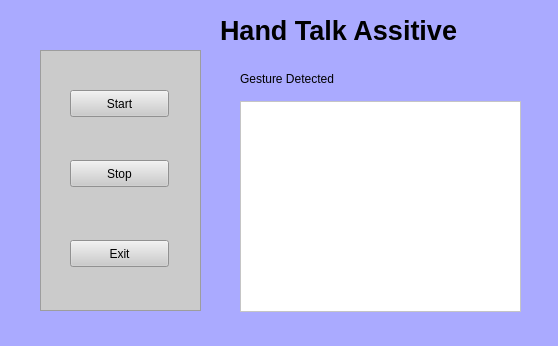
<?xml version="1.0" encoding="UTF-8"?>
<ui version="4.0">
 <class>MainWindow</class>
 <widget class="QMainWindow" name="MainWindow">
  <property name="geometry">
   <rect>
    <x>0</x>
    <y>0</y>
    <width>558</width>
    <height>346</height>
   </rect>
  </property>
  <property name="windowTitle">
   <string>MainWindow</string>
  </property>
  <property name="styleSheet">
   <string notr="true">background-color: rgb(170, 170, 255);</string>
  </property>
  <widget class="QWidget" name="centralwidget">
   <widget class="QLabel" name="label">
    <property name="geometry">
     <rect>
      <x>220</x>
      <y>10</y>
      <width>251</width>
      <height>41</height>
     </rect>
    </property>
    <property name="font">
     <font>
      <pointsize>20</pointsize>
      <weight>75</weight>
      <bold>true</bold>
     </font>
    </property>
    <property name="text">
     <string>Hand Talk Assitive</string>
    </property>
   </widget>
   <widget class="QFrame" name="frame">
    <property name="geometry">
     <rect>
      <x>40</x>
      <y>50</y>
      <width>161</width>
      <height>261</height>
     </rect>
    </property>
    <property name="styleSheet">
     <string notr="true">background-color: rgb(203, 203, 203);</string>
    </property>
    <property name="frameShape">
     <enum>QFrame::StyledPanel</enum>
    </property>
    <property name="frameShadow">
     <enum>QFrame::Raised</enum>
    </property>
    <widget class="QPushButton" name="pushButton">
     <property name="geometry">
      <rect>
       <x>30</x>
       <y>40</y>
       <width>99</width>
       <height>27</height>
      </rect>
     </property>
     <property name="text">
      <string>Start</string>
     </property>
    </widget>
    <widget class="QPushButton" name="pushButton_2">
     <property name="geometry">
      <rect>
       <x>30</x>
       <y>110</y>
       <width>99</width>
       <height>27</height>
      </rect>
     </property>
     <property name="text">
      <string>Stop</string>
     </property>
    </widget>
    <widget class="QPushButton" name="pushButton_3">
     <property name="geometry">
      <rect>
       <x>30</x>
       <y>190</y>
       <width>99</width>
       <height>27</height>
      </rect>
     </property>
     <property name="text">
      <string>Exit</string>
     </property>
    </widget>
   </widget>
   <widget class="QLabel" name="label_2">
    <property name="geometry">
     <rect>
      <x>240</x>
      <y>70</y>
      <width>191</width>
      <height>17</height>
     </rect>
    </property>
    <property name="text">
     <string>Gesture Detected</string>
    </property>
   </widget>
   <widget class="QListView" name="listView">
    <property name="geometry">
     <rect>
      <x>240</x>
      <y>101</y>
      <width>281</width>
      <height>211</height>
     </rect>
    </property>
    <property name="styleSheet">
     <string notr="true">background-color: rgb(255, 255, 255);</string>
    </property>
   </widget>
  </widget>
  <widget class="QStatusBar" name="statusbar"/>
 </widget>
 <resources/>
 <connections/>
</ui>
